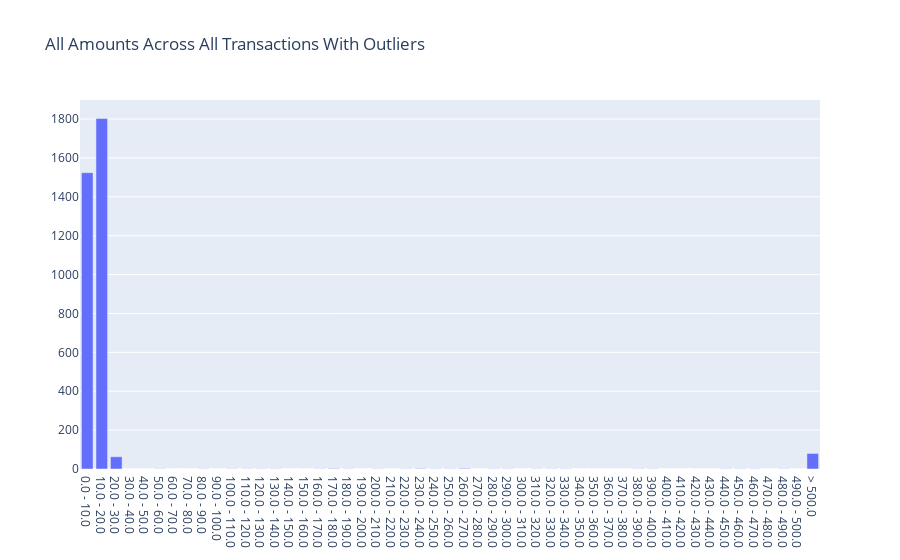

Write notebook code for a chart like this one.
### Code cell
#Histogram of all amount
def plot_bar_with_outliers(series, name, end):
    start = int(series.min())
    size = 10

    # Making a histogram
    largest_value = series.max()
    if largest_value > end:
        hist = np.histogram(series, bins=list(range(start, end+size, size)) + [largest_value])
    else:
        hist = np.histogram(series, bins=list(range(start, end+size, size)) + [end+size])

    # Adding labels to the chart
    labels = []
    for i, j in zip(hist[1][0::1], hist[1][1::1]):
        if j <= end:
            labels.append('{} - {}'.format(i, j))
        else:
            labels.append('> {}'.format(i))

    # Plotting the graph
    data = [go.Bar(x=labels,
                   y=hist[0])]

    layout = go.Layout(
        title=name
    )
    fig = go.Figure(data=data, layout=layout)

    iplot(fig, filename='basic histogram')


plot_bar_with_outliers(all_transactions_df['amount'], 'All Amounts Across All Transactions With Outliers', end=500)

### Figure 1 — Plotly figure (JSON) as saved in the notebook; plotly's stock layout.template omitted (floating-point values rounded to 4 significant figures)
{"data": [{"type": "bar", "x": ["0.0 - 10.0", "10.0 - 20.0", "20.0 - 30.0", "30.0 - 40.0", "40.0 - 50.0", "50.0 - 60.0", "60.0 - 70.0", "70.0 - 80.0", "80.0 - 90.0", "90.0 - 100.0", "100.0 - 110.0", "110.0 - 120.0", "120.0 - 130.0", "130.0 - 140.0", "140.0 - 150.0", "150.0 - 160.0", "160.0 - 170.0", "170.0 - 180.0", "180.0 - 190.0", "190.0 - 200.0", "200.0 - 210.0", "210.0 - 220.0", "220.0 - 230.0", "230.0 - 240.0", "240.0 - 250.0", "250.0 - 260.0", "260.0 - 270.0", "270.0 - 280.0", "280.0 - 290.0", "290.0 - 300.0", "300.0 - 310.0", "310.0 - 320.0", "320.0 - 330.0", "330.0 - 340.0", "340.0 - 350.0", "350.0 - 360.0", "360.0 - 370.0", "370.0 - 380.0", "380.0 - 390.0", "390.0 - 400.0", "400.0 - 410.0", "410.0 - 420.0", "420.0 - 430.0", "430.0 - 440.0", "440.0 - 450.0", "450.0 - 460.0", "460.0 - 470.0", "470.0 - 480.0", "480.0 - 490.0", "490.0 - 500.0", "> 500.0"], "y": [1524, 1803, 63, 0, 0, 1, 0, 0, 1, 0, 1, 1, 1, 1, 0, 0, 1, 2, 1, 0, 1, 0, 1, 2, 1, 1, 3, 0, 1, 1, 0, 1, 1, 1, 0, 0, 0, 0, 1, 1, 0, 0, 0, 0, 1, 1, 1, 0, 1, 0, 80]}], "layout": {"title": {"text": "All Amounts Across All Transactions With Outliers"}}}
